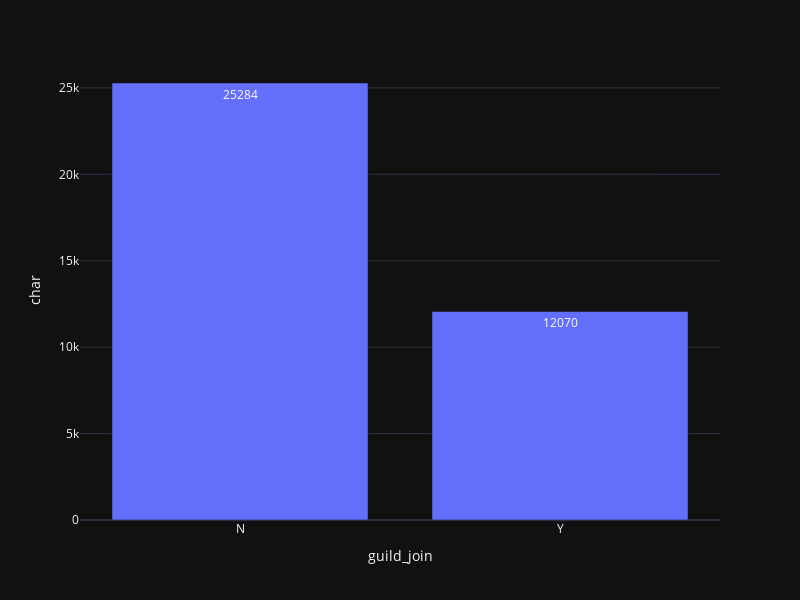

Notebook code for this chart:
### Code cell
guild_count = user_guild.groupby('guild_join').char.count().reset_index()

fig = px.bar(guild_count, x='guild_join', y='char', text='char', template='plotly_dark', width=800, height=600)
fig.show()
fig.write_image("img/guild_or_not.png")

### Figure 1 — Plotly figure (JSON) as saved in the notebook; plotly's stock layout.template omitted (floating-point values rounded to 4 significant figures)
{"data": [{"alignmentgroup": "True", "hovertemplate": "guild_join=%{x}<br>char=%{text}<extra></extra>", "legendgroup": "", "marker": {"color": "#636efa"}, "name": "", "offsetgroup": "", "orientation": "v", "showlegend": false, "text": [25284, 12070], "textposition": "auto", "type": "bar", "x": ["N", "Y"], "xaxis": "x", "y": [25284, 12070], "yaxis": "y"}], "layout": {"barmode": "relative", "height": 600, "legend": {"tracegroupgap": 0}, "margin": {"t": 60}, "width": 800, "xaxis": {"anchor": "y", "autorange": true, "domain": [0, 1], "range": [-0.5, 1.5], "title": {"text": "guild_join"}, "type": "category"}, "yaxis": {"anchor": "x", "autorange": true, "domain": [0, 1], "range": [0, 26610.0], "title": {"text": "char"}, "type": "linear"}}}
